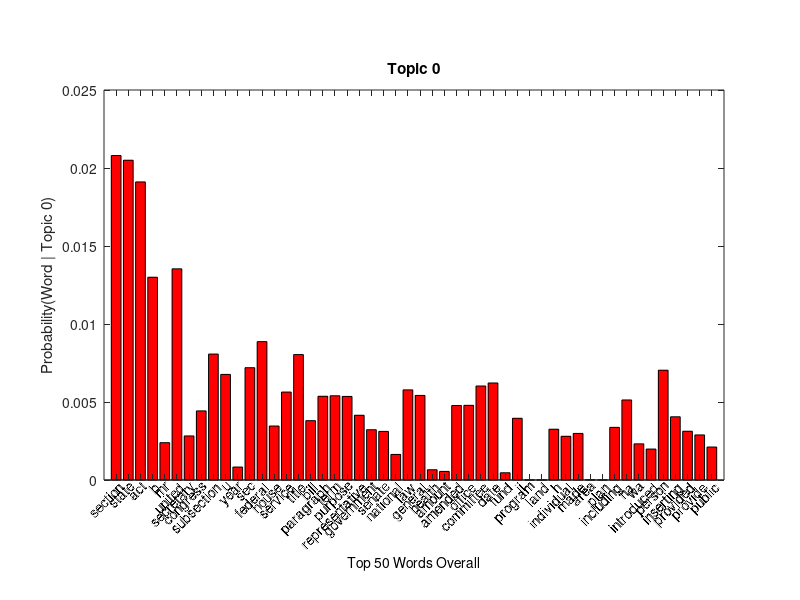

Here is the MATLAB script that generated this plot:
x = 1:1:50;
y = [ 0.0208 0.020498 0.019108 0.012998 0.0023935 0.013537 0.0028246 0.0044303 0.0080728 0.0067688 0.00083088 0.0071999 0.0088703 0.0034604 0.0056373 0.0080405 0.0038052 0.0053679 0.0054002 0.0053571 0.0041501 0.0032233 0.0031155 0.0016391 0.0057774 0.0054217 0.00065845 0.00055069 0.0047751 0.0047859 0.0060252 0.0062192 0.00046447 0.0039561 1.0777e-06 1.0777e-06 0.0032556 0.002803 0.0029862 1.1854e-05 1.0777e-06 0.0033742 0.0051308 0.0023181 0.001984 0.0070382 0.0040531 0.0031263 0.0028892 0.0021133 ];
h = bar(x,y,'r');
title('Topic 0');
ylabel('Probability(Word | Topic 0)')
xlabels =  [ '        section  ';
'          state  ';
'            act  ';
'              b  ';
'             mr  ';
'         united  ';
'      secretary  ';
'       congress  ';
'     subsection  ';
'              u  ';
'           year  ';
'            sec  ';
'        federal  ';
'          house  ';
'        service  ';
'          title  ';
'           bill  ';
'      paragraph  ';
'           term  ';
'        purpose  ';
' representative  ';
'     government  ';
'         senate  ';
'       national  ';
'            law  ';
'        general  ';
'         health  ';
'         amount  ';
'        amended  ';
'         office  ';
'      committee  ';
'           date  ';
'           fund  ';
'             ii  ';
'        program  ';
'           land  ';
'              h  ';
'     individual  ';
'           made  ';
'           area  ';
'           plan  ';
'      including  ';
'             ha  ';
'             wa  ';
'     introduced  ';
'         person  ';
'      inserting  ';
'       provided  ';
'        provide  ';
'         public  ';
];

pos = get(gca,'Position');
set(gca,'Position',[pos(1), .2, pos(3) .65])
Xt = 1:1:50;
Xl = [0 51];
set(gca,'XTick',Xt,'XLim',Xl);
ax = axis; 
axis(axis); 
Yl = ax(3:4); 

t = text(Xt,Yl(1)*ones(1,length(Xt)),xlabels(1:1:50,:));
set(t,'HorizontalAlignment','right','VerticalAlignment','top', ...
      'Rotation',45);

set(gca,'XTickLabel','')

for i = 1:length(t)
  ext(i,:) = get(t(i),'Extent');
end

LowYPoint = min(ext(:,2));

XMidPoint = Xl(1)+abs(diff(Xl))/2;
tl = text(XMidPoint,LowYPoint,'Top 50 Words Overall', ...
          'VerticalAlignment','top', ...
          'HorizontalAlignment','center');